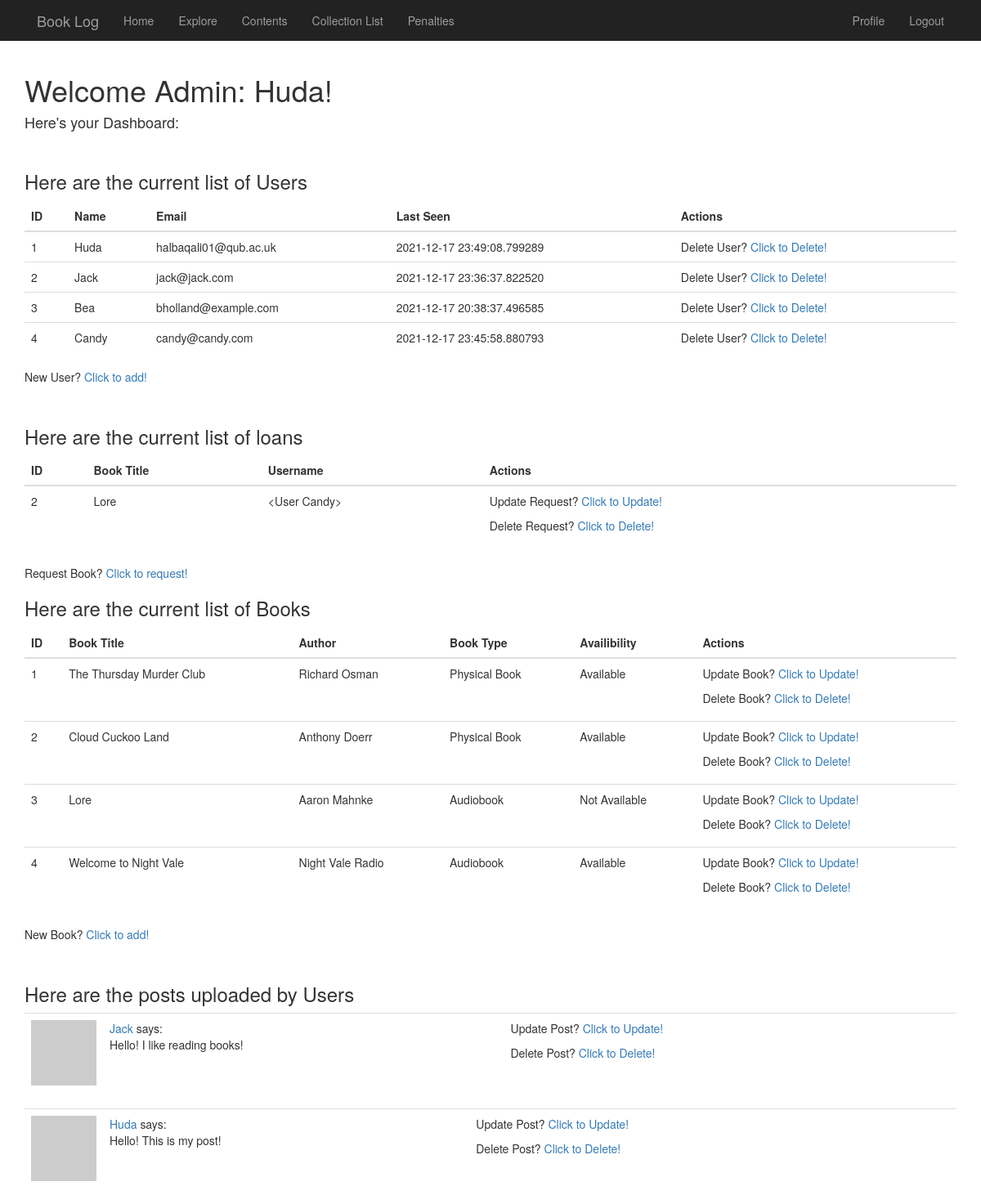
The page /admin (signed in) on the database its author committed.
### app/models.py (models this page shows, shortened)
class User(UserMixin, db.Model):
    id = db.Column(db.Integer, primary_key=True)
    username = db.Column(db.String(64), index=True, unique=True)
    email = db.Column(db.String(120), index=True, unique=True)
    password_hash = db.Column(db.String(128))
    about_me = db.Column(db.String(140))
    last_seen = db.Column(db.DateTime, default=datetime.utcnow)
    is_admin = db.Column(db.Boolean, default=False, index=True)
    posts = db.relationship('Post', backref='author', lazy='dynamic')
    borrows = db.relationship('Borrow', backref='user', lazy='dynamic')
    followed = db.relationship('User',
    secondary=followers,
    primaryjoin=(followers.c.follower_id == id),
    secondaryjoin=(followers.c.followed_id == id),
    backref=db.backref('followers', lazy='dynamic'), lazy='dynamic')
    def avatar(self, size):
        digest = md5(self.email.lower().encode('utf-8')).hexdigest()
        return 'https://www.gravatar.com/avatar/{}?d=identicon&s={}'.format(digest, size)
    def __repr__(self):
        return '<User {}>'.format(self.username)

class Borrow(db.Model):
    id = db.Column(db.Integer, primary_key=True)
    book = db.Column(db.String(64), index=True)
    user_id = db.Column(db.Integer, db.ForeignKey('user.id'))

class Book(db.Model):
    id = db.Column(db.Integer, primary_key=True)
    book = db.Column(db.String(64), index=True, unique=True)
    author = db.Column(db.String(64), index=True)
    type = db.Column(db.String(64), index=True)
    availibility = db.Column(db.String(64), index=True)

class Post(db.Model):
    id = db.Column(db.Integer, primary_key=True)
    body = db.Column(db.Text)
    timestamp = db.Column(db.DateTime, index=True, default=datetime.utcnow)
    user_id = db.Column(db.Integer, db.ForeignKey('user.id'))

### app/routes.py (the view)
@app.route('/admin', methods=['GET','POST'])
@login_required
def admin():
    users = load_all_users()
    books = Book.query.all()
    borrows = Borrow.query.all()
    page = request.args.get('page', 1, type=int)
    posts = Post.query.order_by(Post.timestamp.desc()).paginate(page, app.config['POSTS_PER_PAGE'], False)
    next_url = url_for('user', username=user.username,page=posts.next_num) if posts.has_next else None
    prev_url = url_for('user', username=user.username,page=posts.prev_num) if posts.has_prev else None
    return render_template('admin_home.html', title='Home Page', users=users, books=books, posts=posts.items, next_url=next_url, prev_url=prev_url, borrows=borrows)

### app/models.py (called while the page is built)
@login.user_loader
def load_user(id):
    return User.query.get(int(id))

def load_all_users():
    return User.query.all()

### app/routes.py (called while the page is built)
@app.before_request
def before_request():
    if current_user.is_authenticated:
        current_user.last_seen = datetime.utcnow()
        db.session.commit()

### app/templates/admin_home.html
{% extends "base.html" %}
{% import 'bootstrap/wtf.html' as wtf %}
{% block app_content %}
{% if current_user.is_admin %}
    <h1>Welcome Admin: {{current_user.username}}! </h1>
    <h4>Here's your Dashboard:</h4>
    <br>
    <div id="User Table">
        <h3>Here are the current list of Users</h3>
        <div>{% include '_users.html' %}</div>
        <p>New User? <a href="{{url_for('add_user')}}"> Click to add!</a></p>
    </div>
    <br>
    <div id="Borrow Table">
        <h3>Here are the current list of loans</h3>
            <div>{% include '_borrow.html' %}</div>
        <p>Request Book? <a href="{{url_for('borrow')}}"> Click to request!</a></p>
    </div>
    <div id="Book Table">
        <h3>Here are the current list of Books</h3>
        <div>{% include '_books.html' %}</div>
        <p>New Book? <a href="{{url_for('register_book')}}"> Click to add!</a></p>
    </div>
    <br>
    <div class="posts">
        <h3>Here are the posts uploaded by Users</h3>
        {% for post in posts %}
            <div>{% include '_post.html' %}</div>
        {% endfor %}
    </div>
{% else %}
<h1>You are not an Admin</h1>
<p><a href="{{url_for('home')}}">Return to Home</a> </p>
{% endif %}
{% endblock %}

### app/templates/base.html (shortened to what this page needs)
{% extends 'bootstrap/base.html' %}
{% block navbar %}
    <nav class="navbar-inverse height=50px ">
        <div class="container">
            <div class="navbar-header">
                <a class="navbar-brand" href="{{ url_for('home') }}">Book Log</a>
            </div>
            <div class="collapse navbar-collapse">
                <ul class="nav navbar-nav">
                    <li><a href="{{ url_for('home') }}">Home</a></li>
                    <li><a href="{{ url_for('explore') }}">Explore</a></li>
                    <li><a href="{{url_for('contents')}}">Contents</a></li>
                    <li><a href="{{url_for('booklist')}}">Collection List</a></li>
                    <li><a href="{{url_for('penalties')}}">Penalties</a></li>
                </ul>
                <ul class="nav navbar-nav navbar-right">
                    {% if current_user.is_anonymous %}
                    <li><a href="{{ url_for('login') }}">Login</a></li>
                    {% else %}
                    <li><a href="{{ url_for('user', username=current_user.username) }}">Profile</a></li>
                    <li><a href="{{ url_for('logout') }}">Logout</a></li>
                    {% endif %}
                </ul>
            </div>
        </div>
    </nav>
{% endblock %}
{% block content %}
<br>
<div class="container">
{% block app_content %}
{% endblock %}
</div>
{% endblock %}

### app/templates/_users.html
<table class="table">
    <thead>
        <tr>
            <th>ID</th>
            <th>Name</th>
            <th>Email</th>
            <th>Last Seen</th>
            <th>Actions</th>
        </tr>
    </thead>
    <tbody>
        {% for user in users %}
        <tr>
            <td>{{user.id}}</td>
            <td>{{user.username}}</td>
            <td>{{user.email}}</td>
            <td>{{user.last_seen}}</td>
            <td>Delete User? <a href="{{url_for('delete_user', id=user.id)}}"> Click to Delete!</a></td>
        </tr>
        {% endfor %}
    </tbody>
</table>

### app/templates/_borrow.html
<table class="table">
    <thead>
        <tr>
            <th>ID</th>
            <th>Book Title</th>
            <th>Username</th>
            <th>
                {% if current_user.is_admin %}
                Actions
                {% endif %}
            </th>
        </tr>
    </thead>
    <tbody>
        {% for borrow in borrows %}
        <tr>
            <td>{{borrow.id}}</td>
            <td>{{borrow.book}}</td>
            <td>{{borrow.user}}</td>
            <td>
                {% if current_user.is_admin %}
                <p>Update Request? <a href="{{url_for('edit_borrow', id=borrow.id)}}"> Click to Update!</a></p>
                <p>Delete Request? <a href="{{url_for('delete_borrow', id=borrow.id)}}"> Click to Delete!</a></p>
                {% endif %}
            </td>
        </tr>
        {% endfor %}
    </tbody>
</table>

### app/templates/_books.html
<table class="table">
    <thead>
        <tr>
            <th>ID</th>
            <th>Book Title</th>
            <th>Author</th>
            <th>Book Type</th>
            <th>Availibility</th>
            <th>
                {% if current_user.is_admin %}
                Actions
                {% endif %}
            </th>
        </tr>
    </thead>
    <tbody>
        {% for book in books %}
        <tr>
            <td>{{book.id}}</td>
            <td>{{book.book}}</td>
            <td>{{book.author}}</td>
            <td>{{book.type}}</td>
            <td>{{book.availibility}}</td>
            <td>
                {% if current_user.is_admin %}
                <p>Update Book? <a href="{{url_for('edit_book', id=book.id)}}"> Click to Update!</a></p>
                <p>Delete Book? <a href="{{url_for('delete_book', id=book.id)}}"> Click to Delete!</a></p>
                {% endif %}
            </td>
        </tr>
        {% endfor %}
    </tbody>
</table>

### app/templates/_post.html
<table class="table table-hover">
    <tr>
        <td width="70px">
            <a href="{{ url_for('user', username=post.author.username)}}">
                <img src="{{ post.author.avatar(70) }}"/>
            </a>
        </td>
        <td>
            <a href="{{ url_for('user',username=post.author.username) }}"> {{ post.author.username }}</a>
            says: <br>
            {{ post.body }}
        </td>
        <td>
            {% if post.author == current_user %}
            <p>Update Post? <a href="{{url_for('update_posts', id=post.id)}}"> Click to Update!</a></p>
            <p>Delete Post? <a href="{{url_for('delete_posts', id=post.id)}}"> Click to Delete!</a></p>
            {% elif current_user.is_admin %}
            <p>Update Post? <a href="{{url_for('update_posts', id=post.id)}}"> Click to Update!</a></p>
            <p>Delete Post? <a href="{{url_for('delete_posts', id=post.id)}}"> Click to Delete!</a></p>
            {% endif %}
        </td>
    </tr>
</table>

### rows shown on the page
User: username "Huda", id "1", email "halbaqali01@qub.ac.uk", last_seen "2021-12-17 23:49:08.799289"
User: id "2", username "Jack", email "jack@jack.com", last_seen "2021-12-17 23:36:37.822520"
User: id "3", username "Bea", email "bholland@example.com", last_seen "2021-12-17 20:38:37.496585"
User: id "4", username "Candy", email "candy@candy.com", last_seen "2021-12-17 23:45:58.880793"
Borrow: id "2", book "Lore", user "<User Candy>"
Book: id "1", book "The Thursday Murder Club", author "Richard Osman", type "Physical Book", availibility "Available"
Book: id "2", book "Cloud Cuckoo Land", author "Anthony Doerr", type "Physical Book", availibility "Available"
Book: id "3", book "Lore", author "Aaron Mahnke", type "Audiobook", availibility "Not Available"
Book: id "4", book "Welcome to Night Vale", author "Night Vale Radio", type "Audiobook", availibility "Available"
Post: author.username "Jack", body "Hello! I like reading books!"
Post: author.username "Huda", body "Hello! This is my post!"
